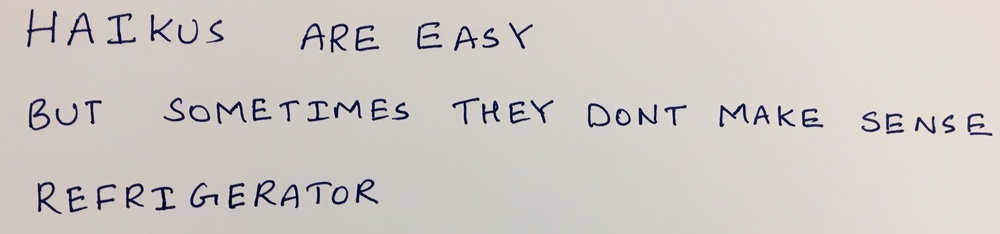
#> input picture HW5/images/03_haiku.jpg, 1000 x 234 px, shrunk from 3753 x 880 before the run, given in place of cv_cover.jpg, which was not available
$ python briefRotTest.py
#> lines starting #> are read from the running program, lines starting #| are printed output that depends on the picture; pictures that were not available may be replaced by others from this repository, and a replacement may not be noted
### hw2/python/matchPics.py
import numpy as np
import cv2
import skimage.color
from helper import briefMatch
from helper import computeBrief
from helper import corner_detection
from matplotlib import pyplot as plt
from skimage.color import rgb2gray

# [41 lines of commented-out code are left out]


def matchPics(I1, I2, opts):
	#I1, I2 : Images to match
	#opts: input opts
	ratio = opts.ratio  #'ratio for BRIEF feature descriptor'
	sigma = opts.sigma  #'threshold for corner detection using FAST feature detector'


	# #Convert Images to GrayScale

	I1_g = cv2.cvtColor(I1, cv2.COLOR_BGR2GRAY)
	I2_g = cv2.cvtColor(I2, cv2.COLOR_BGR2GRAY)


	# [7 lines of commented-out code are left out]
	I1_locs = corner_detection(I1_g, sigma)
	I2_locs = corner_detection(I2_g, sigma)

	#Obtain descriptors for the computed feature locations
	I1_desc, I1_locs = computeBrief(I1_g, I1_locs)
	I2_desc, I2_locs = computeBrief(I2_g, I2_locs)

	# [10 lines of commented-out code are left out]

	matches = briefMatch(I1_desc, I2_desc, ratio)
	locs1 = I1_locs
	locs2 = I2_locs

	return matches, locs1, locs2

### hw2/python/helper.py
import numpy as np
import cv2
import scipy.io as sio
from matplotlib import pyplot as plt
import skimage.feature

PATCHWIDTH = 9

def briefMatch(desc1,desc2,ratio):

	matches = skimage.feature.match_descriptors(desc1,desc2,'hamming',cross_check=True,max_ratio=ratio)
	return matches


# [8 lines left out: function plotMatches, not called in this run]


def makeTestPattern(patchWidth, nbits):
	np.random.seed(0)
	compareX = patchWidth*patchWidth * np.random.random((nbits,1))
	compareX = np.floor(compareX).astype(int)
	np.random.seed(1)
	compareY = patchWidth*patchWidth * np.random.random((nbits,1))
	compareY = np.floor(compareY).astype(int)

	return (compareX, compareY)


def computePixel(img, idx1, idx2, width, center):
	halfWidth = width // 2
	col1 = idx1 % width - halfWidth
	row1 = idx1 // width - halfWidth
	col2 = idx2 % width - halfWidth
	row2 = idx2 // width - halfWidth
	return 1 if img[int(center[0]+row1)][int(center[1]+col1)] < img[int(center[0]+row2)][int(center[1]+col2)] else 0


def computeBrief(img, locs):


	patchWidth = 9
	nbits = 256
	compareX, compareY = makeTestPattern(patchWidth,nbits)
	m, n = img.shape

	halfWidth = patchWidth//2

	locs = np.array(list(filter(lambda x: halfWidth <= x[0] < m-halfWidth and halfWidth <= x[1] < n-halfWidth, locs)))
	desc = np.array([list(map(lambda x: computePixel(img, x[0], x[1], patchWidth, c), zip(compareX, compareY))) for c in locs])

	return desc, locs


def corner_detection(img, sigma):
	# fast method
	result_img = skimage.feature.corner_fast(img, n=PATCHWIDTH, threshold=sigma)
	locs = skimage.feature.corner_peaks(result_img, min_distance=1)
	return locs

### hw2/python/opts.py
'''
Hyperparameters wrapped in argparse
This file contains most of tuanable parameters for this homework


You can change the values by changing their default fields or by command-line
arguments. For example, "python q2_1_4.py --sigma 0.15 --ratio 0.7"
'''

import argparse

def get_opts():
    parser = argparse.ArgumentParser(description='16-720 HW2: Homography')

    ## Feature detection (requires tuning)
    parser.add_argument('--sigma', type=float, default=0.15,
                        help='threshold for corner detection using FAST feature detector')
    parser.add_argument('--ratio', type=float, default=0.7,
                        help='ratio for BRIEF feature descriptor')

    ## Ransac (requires tuning)
    parser.add_argument('--max_iters', type=int, default=500,
                        help='the number of iterations to run RANSAC for')
    parser.add_argument('--inlier_tol', type=float, default=2.0,
                        help='the tolerance value for considering a point to be an inlier')

    ## Additional options (add your own hyperparameters here)

    ##
    opts = parser.parse_args()

    return opts

### hw2/python/briefRotTest.py
import numpy as np
import cv2
from matchPics import matchPics
from opts import get_opts
import scipy
from matplotlib import pyplot as plt

import multiprocessing
from multiprocessing import Pool, get_context
import os
import time

def run(img, i, opts):

	#Rotate Image
	print(i)
	img_rot = scipy.ndimage.rotate(img, (i*10))

	# cv2.imshow("G",img_rot)
	# cv2.waitKey(0)
	# cv2.destroyAllWindows()
	#Compute features, descriptors and Match features
	matches, locs1, locs2 = matchPics(img, img_rot, opts)


	#Update histogram
	# matches_final = []
	# for i in range(i * 10):
	# 	matches_final.append(matches)
	return [len(matches), (i*10)]

	# pass # comment out when code is ready

opts = get_opts()
#Q2.1.6
#Read the image and convert to grayscale, if necessary
img = cv2.imread('../data/cv_cover.jpg')
#> img is the input picture: shape (234, 1000, 3); mean B, G, R 196.8, 201.2, 206.8

x = []
y = []

start = time.time()

cpu = multiprocessing.cpu_count()
pool = get_context("fork").Pool(cpu)
args = [(img, i, opts) for i in range(1,36)]
#> args = 35 items
result = pool.starmap(run, args)
#> in run, `img_rot = scipy.ndimage.rotate(img, (i*10))`:
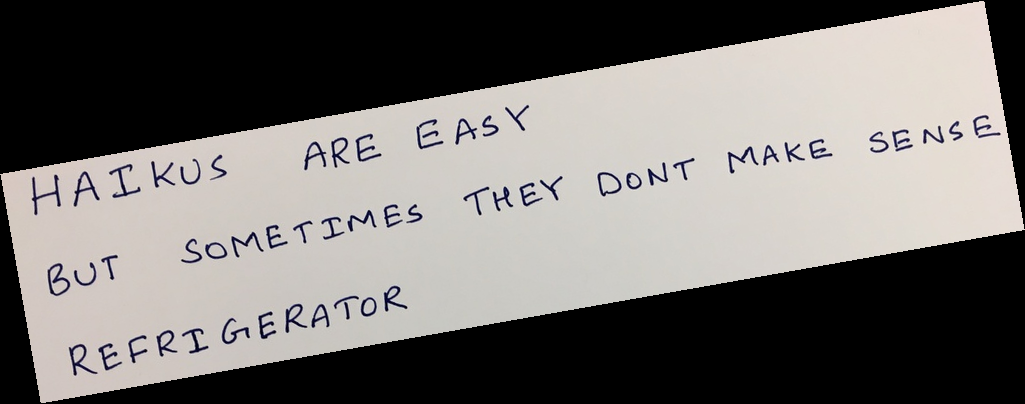
#> img_rot: shape (404, 1025, 3); mean B, G, R 110.6, 113.1, 116.2
#> in corner_detection, `result_img = skimage.feature.corner_fast(img, n=PATCHWIDTH, threshold=..`:
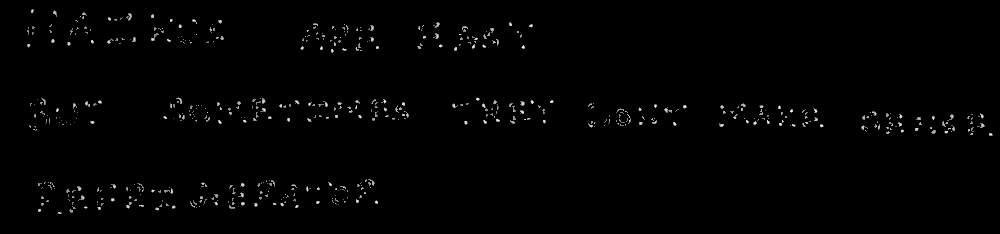
#> result_img: shape (234, 1000) float64; min 0, max 12.05, mean 0.108; drawn with min black and max white
#> in corner_detection, `locs = skimage.feature.corner_peaks(result_img, min_distance=1)`: locs = 627 pairs, first value 10 to 212, second value 28 to 991
#> in matchPics, `I1_locs = corner_detection(I1_g, sigma)`: I1_locs has the same summary as locs in corner_detection
#> call 2 of corner_detection, with sigma = 0.15
#> in corner_detection (call 2), `result_img = skimage.feature.corner_fast(img, n=PATCHWIDTH, threshold=..`:
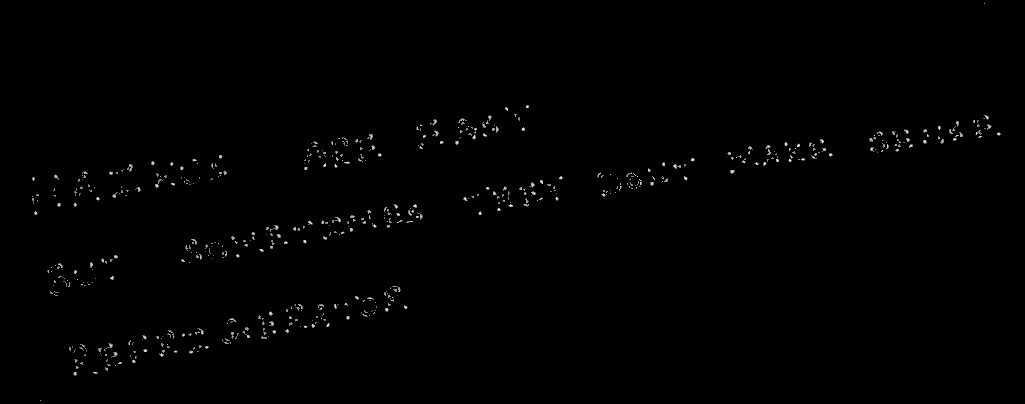
#> result_img: shape (404, 1025) float64; min 0, max 12.47, mean 0.0623; drawn with min black and max white
#> in corner_detection (call 2), `locs = skimage.feature.corner_peaks(result_img, min_distance=1)`: locs = 621 pairs, first value 3 to 400, second value 32 to 998
#> in matchPics, `I2_locs = corner_detection(I2_g, sigma)`: I2_locs has the same summary as locs in corner_detection
#> in computeBrief, `locs = np.array(list(filter(lambda x: halfWidth <= x[0] < m-halfWidth ..`: locs = 627 pairs, first value 10 to 212, second value 28 to 991
#> in computePixel, `col1 = idx1 % width - halfWidth`: col1 = [4]
#> in computePixel, `row1 = idx1 // width - halfWidth`: row1 = [0]
#> in computePixel, `col2 = idx2 % width - halfWidth`: col2 = [2]
#> in computePixel, `row2 = idx2 // width - halfWidth`: row2 = [-1]
#> in matchPics, `I2_desc, I2_locs = computeBrief(I2_g, I2_locs)`: I2_locs = 619 pairs, first value 106 to 373, second value 32 to 998
#> in briefMatch, `matches = skimage.feature.match_descriptors(desc1,desc2,'hamming',cros..`: matches = 34 pairs, first value 41 to 600, second value 9 to 608
#> in matchPics, `locs1 = I1_locs`: locs1 has the same summary as locs in computeBrief
#> in matchPics, `locs2 = I2_locs`: locs2 has the same summary as I2_locs
#> in run, `matches, locs1, locs2 = matchPics(img, img_rot, opts)`: locs1 has the same summary as locs in computeBrief; locs2 has the same summary as I2_locs in matchPics
#> call 2 of run, with i = 2
#> in run (call 2), `img_rot = scipy.ndimage.rotate(img, (i*10))`:
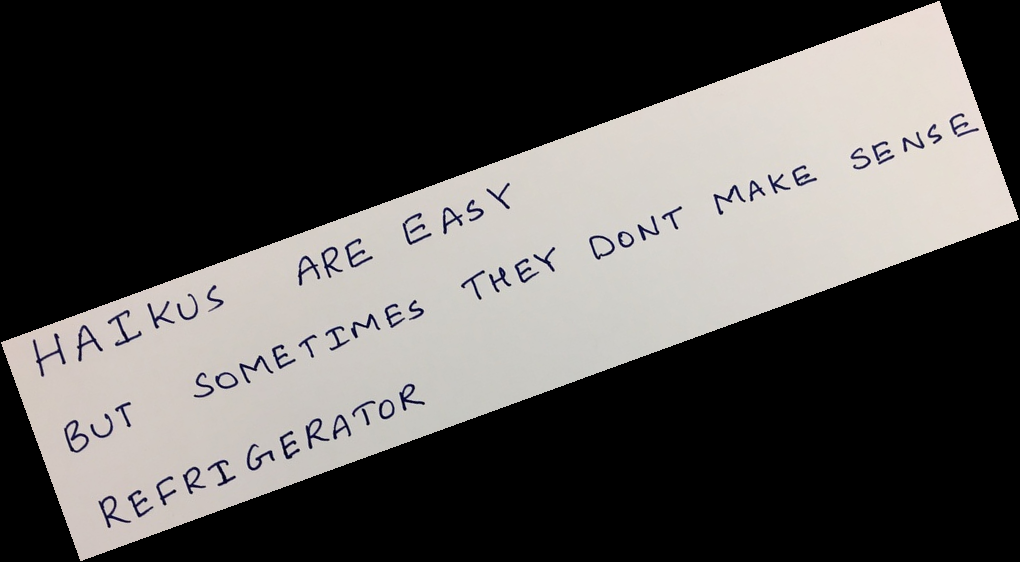
#> img_rot: shape (562, 1020, 3); mean B, G, R 79.9, 81.7, 84
#> call 4 of corner_detection, with sigma = 0.15
#> in corner_detection (call 4), `result_img = skimage.feature.corner_fast(img, n=PATCHWIDTH, threshold=..`:
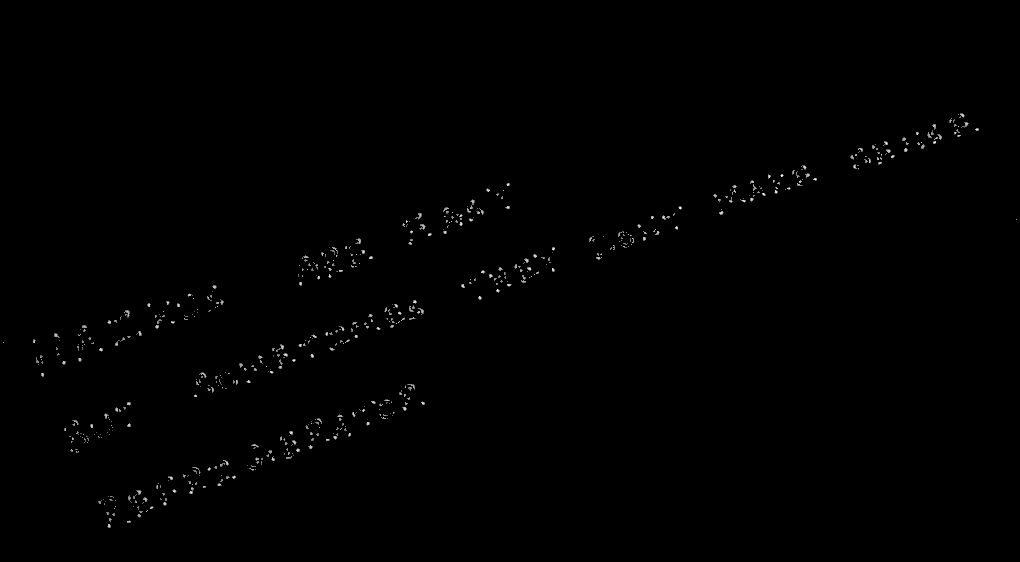
#> result_img: shape (562, 1020) float64; min 0, max 12.6, mean 0.0454; drawn with min black and max white
#> in corner_detection (call 4), `locs = skimage.feature.corner_peaks(result_img, min_distance=1)`: locs = 656 pairs, first value 114 to 525, second value 3 to 1016
#> (the run stopped early here; a loop or call above may not have finished)
